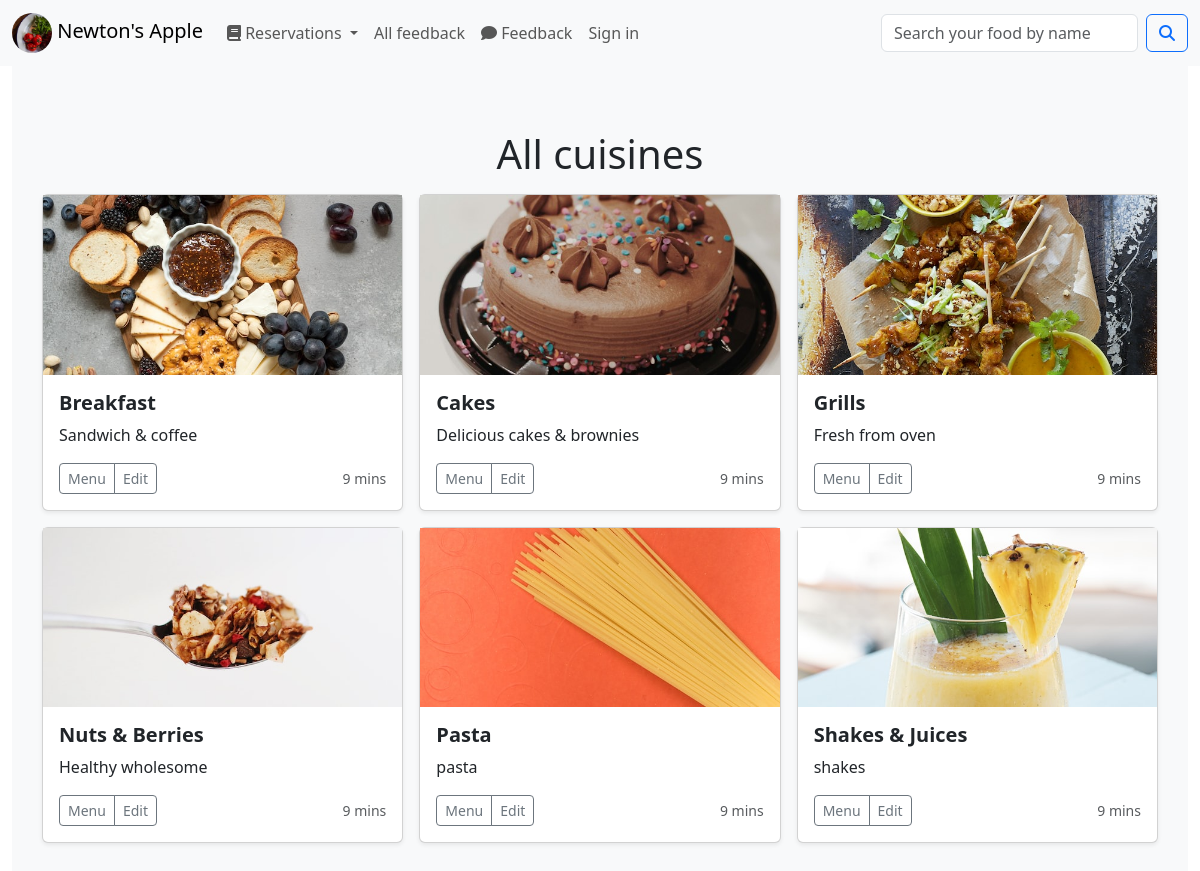
Page /restroapp/allcuisininecats/ on the committed database.
### userauth/models.py (models this page shows, shortened)
class CuisineCategory(models.Model):
    csn_cat_name = models.CharField('Cuisine category name', max_length = 50)
    csn_cat_desc = models.TextField('Cuisine description', null = True)
    csn_cat_image= models.ImageField(null = True, blank = True, upload_to = utilities.get_file_path)
    class Meta:
        verbose_name_plural = 'CuisineCategories'  # otherwise it will appear as Cuisine Categorys
        ordering = ['csn_cat_name']

### userauth/views.py (the view)
def show_cuisine_cats(request):
    allcsncats = CuisineCategory.objects.all().order_by('csn_cat_name')  # ORDER BY food name
    ctxt = {"cuisine_list" : allcsncats}
    return render(request, 'cuisines/showcuisinecats.html', ctxt)

### userauth/templates/cuisines/showcuisinecats.html (shortened to what this page needs)
{% extends "base.html" %}
{% block body%}
<div class="container-fluid">
  {% if cuisine_list %}
  <div class="album py-5 bg-body-tertiary">
    <div class="container">
      <h1 class="my-3 text-center">All cuisines</h1>
      <div class="row row-cols-1 row-cols-sm-2 row-cols-md-3 g-3">
        {% for data in cuisine_list %}
        <div class="col">
          <div class="card shadow-sm">
            {% if data.csn_cat_image %}
            <img src="{{ data.csn_cat_image.url }}" class="d-block w-100" alt="...">
            {% else %}
                No image data
            {% endif %}
            <div class="card-body">
              <h5 class="card-title"><b>{{ data.csn_cat_name }}</b></h5>
              <p class="card-text">{{ data.csn_cat_desc }}</p>
              <div class="d-flex justify-content-between align-items-center">
                <div class="btn-group">
                  <a href="{%url 'menubycat' data.id %}" class="btn btn-outline-secondary btn-sm">Menu</a>
                  <a href="{% url 'edit-cuisine' data.id %}" class="btn btn-outline-secondary btn-sm">Edit</a>
                </div>
                <small class="text-body-secondary">9 mins</small>
              </div>
            </div>
          </div>
        </div>
        {% endfor %}
      </div>
    </div>
  </div>
  {% else %}
    No cuisines found
  {% endif %}
</div>
{% endblock body%}

### home/templates/base.html (shortened to what this page needs)
<!doctype html>
<html lang="en">
<head>
  <link href="https://cdn.jsdelivr.net/npm/bootstrap@5.3.2/dist/css/bootstrap.min.css" rel="stylesheet"
>
  <link rel="stylesheet" href="https://cdnjs.cloudflare.com/ajax/libs/font-awesome/6.5.1/css/all.min.css"
 />
</head>
<body>
  {% if user.is_authenticated and user.is_staff %}
    {% include "user_navbar.html" %}
  {% else %}
    {% include "navbar_cust.html" %}
  {% endif %}
  {% block body %} {% endblock body %}
</body>
</html>

### home/templates/navbar_cust.html (shortened to what this page needs)
<nav class="navbar navbar-expand-lg bg-body-tertiary">
    <div class="container-fluid">
      <a class="navbar-brand" href="/restroapp/home">
        <div class="circular_image">
          <img src="/static/images/thumb.jpeg"/>
        </div>
        Newton's Apple
      </a>
      <div class="collapse navbar-collapse" id="navbarSupportedContent">
        <ul class="navbar-nav me-auto mb-2 mb-lg-0">
          <li class="nav-item dropdown">
            <a class="nav-link dropdown-toggle" href="#" role="button" data-bs-toggle="dropdown" aria-expanded="false" aria-haspopup="true">
              <i class="fas fa-book"></i> Reservations
            </a>
          </li>
          <li class="nav-item">
            <a class="nav-link" href="/restroapp/allfeedback">All feedback</a>
          </li>
          <li class="nav-item">
            <a class="nav-link" href="/restroapp/feedback"><i class="fas fa-comment"></i> Feedback</a>
          </li>
          {% if user.is_authenticated %}
          <li class="nav-item dropdown">
            <a class="nav-link dropdown-toggle" href="#" role="button" data-bs-toggle="dropdown" aria-expanded="false" aria-haspopup="true">
              <i class="fas fa-user"></i> {{ user.username }}
            </a>
            <ul class="dropdown-menu">
              <li><a class="dropdown-item" href="{% url 'change-pass' %}">Change password</a></li>
              <li><a class="dropdown-item" href="/restroapp/signout">Logout</a></li>
            </ul>
          </li>
          {% else %}
          <li class="nav-item">
            <a class="nav-link" href="/restroapp/signin">Sign in</a>
          </li>
          {% endif %}
        </ul>
        <form class="d-flex" role="search" action="{% url 'search-food' %}" method="POST">
          <input class="form-control me-2" type="search" placeholder="Search your food by name" aria-label="Search" name="txtSearch">
          <button class="btn btn-outline-primary" type="submit"><i class="fas fa-search"></i></button>
        </form>
      </div>
    </div>
  </nav>

### home/templates/base.html (style rules this page uses)
.circular_image { width: 40px; height: 40px; border-radius: 50%; overflow: hidden; background-color: white; display:inline-block; vertical-align:middle; }
.circular_image img { width:100%; }

### rows in the picture
CuisineCategory: csn_cat_image (picture), csn_cat_name "Breakfast", csn_cat_desc "Sandwich & coffee"
CuisineCategory: csn_cat_image (picture), csn_cat_name "Cakes", csn_cat_desc "Delicious cakes & brownies"
CuisineCategory: csn_cat_image (picture), csn_cat_name "Grills", csn_cat_desc "Fresh from oven"
CuisineCategory: csn_cat_image (picture), csn_cat_name "Nuts & Berries", csn_cat_desc "Healthy wholesome"
CuisineCategory: csn_cat_image (picture), csn_cat_name "Pasta", csn_cat_desc "pasta"
CuisineCategory: csn_cat_image (picture), csn_cat_name "Shakes & Juices", csn_cat_desc "shakes"
